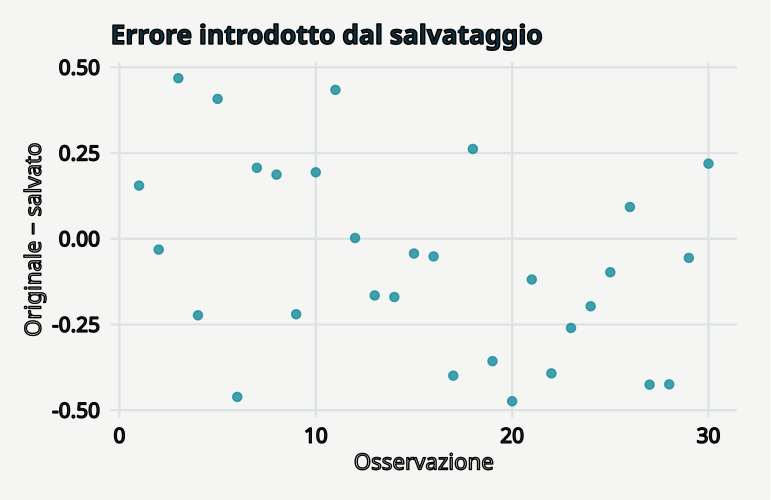

R code for this plot:
# GeoStat Lab — funzioni comuni. R >= 4.3; ggplot2 >= 3.4; jsonlite.
suppressPackageStartupMessages(library(ggplot2))
col_geo <- c('#168B9C','#BC5B35','#7054A4','#A17B19','#227864','#64748B')
theme_set(theme_minimal(base_size=17, base_family='sans') + theme(
  plot.background=element_rect(fill='#F5F6F3',colour=NA),
  panel.background=element_rect(fill='#F5F6F3',colour=NA),
  panel.grid.minor=element_blank(),panel.grid.major=element_line(colour='#DCE3E2'),
  plot.title=element_text(size=19,face='bold',colour='#122D3B'),
  plot.subtitle=element_text(size=13,colour='#405560',margin=margin(b=12)),
  axis.text=element_text(size=15,colour='#273E4A'),axis.title=element_text(size=16),
  legend.position='bottom',legend.title=element_blank(),legend.text=element_text(size=14),
  strip.text=element_text(size=15,face='bold'),plot.margin=margin(18,24,18,18)))
metric <- function(...) data.frame(grandezza=names(c(...)),valore=as.character(c(...)),check.names=FALSE)
f <- function(x,d=3) {out<-formatC(x,digits=d,format='fg');out[!is.finite(x)]<-'Non definito';out}
line_plot <- function(d,x='x',y='y',title='',xl=x,yl=y,group=NULL) {
 p<-ggplot(d,aes(x=.data[[x]],y=.data[[y]]))
 if(is.null(group)) p<-p+geom_line(colour=col_geo[1],linewidth=1.05) else p<-p+aes(colour=.data[[group]],group=.data[[group]])+geom_line(linewidth=1)+scale_colour_manual(values=col_geo)
 p+labs(title=title,x=xl,y=yl)
}
point_plot <- function(d,x='x',y='y',title='',xl=x,yl=y,group=NULL) {
 p<-ggplot(d,aes(x=.data[[x]],y=.data[[y]]))
 if(is.null(group))p<-p+geom_point(colour=col_geo[1],size=2.5,alpha=.8) else p<-p+aes(colour=.data[[group]])+geom_point(size=2.7,alpha=.85)+scale_colour_manual(values=col_geo)
 p+labs(title=title,x=xl,y=yl)
}
hist_plot<-function(x,title='',xl='Valore',bins=20)ggplot(data.frame(x=x),aes(x))+geom_histogram(bins=bins,fill=col_geo[1],colour='#F5F6F3')+labs(title=title,x=xl,y='Frequenza')
bar_plot<-function(d,x='gruppo',y='valore',title='',yl='Valore')ggplot(d,aes(x=.data[[x]],y=.data[[y]],fill=.data[[x]]))+geom_col(width=.65)+scale_fill_manual(values=rep(col_geo,length.out=length(unique(d[[x]])) ))+guides(fill='none')+labs(title=title,x=NULL,y=yl)
map_plot<-function(d,z='z',title='',xl='Est [km]',yl='Nord [km]')ggplot(d,aes(x,y,fill=.data[[z]]))+geom_raster()+coord_equal()+scale_fill_gradientn(colours=c('#153F56','#298C9C','#B8CDB2','#F1D889','#AD542F'))+labs(title=title,x=xl,y=yl)
acf_data<-function(x,lag=20){a<-acf(x,lag.max=min(lag,length(x)-1),plot=FALSE);data.frame(x=as.vector(a$lag)[-1],y=as.vector(a$acf)[-1])}
# AR(1), distribuzione marginale stazionaria N(0, 1).
ar_series<-function(n,rho){x<-numeric(n);x[1]<-rnorm(1);for(i in 2:n)x[i]<-rho*x[i-1]+sqrt(1-rho^2)*rnorm(1);x}
# Distanze euclidee in unità metriche già dichiarate; nessuna conversione implicita di CRS.
dist_cross<-function(a,b)sqrt(outer(a[,1],b[,1],'-')^2+outer(a[,2],b[,2],'-')^2)
# Predittore IDW: i punti coincidenti ricevono esattamente il valore osservato.
idw<-function(xy,z,new,power=2){dd<-dist_cross(new,xy);apply(dd,1,function(d)if(any(d<1e-10))mean(z[d<1e-10])else weighted.mean(z,d^(-power)))}
# CART didattico binario: divisioni assiali che minimizzano l'impurità di Gini.
cart_fit<-function(x,y,depth=2,minleaf=4){
 node<-list(p=mean(y),n=length(y));if(depth<1||length(unique(y))<2||length(y)<2*minleaf)return(node)
 best<-Inf
 for(j in seq_len(ncol(x))){v<-sort(unique(x[,j])); if(length(v)<2)next
  for(cut in (head(v,-1)+tail(v,-1))/2){left<-x[,j]<=cut;nl<-sum(left);nr<-sum(!left);if(min(nl,nr)<minleaf)next
   score<-nl*mean(y[left])*(1-mean(y[left]))+nr*mean(y[!left])*(1-mean(y[!left]))
   if(score<best){best<-score;node$j<-j;node$cut<-cut;split<-left}
  }
 }
 if(is.finite(best)){node$left<-cart_fit(x[split,,drop=FALSE],y[split],depth-1,minleaf);node$right<-cart_fit(x[!split,,drop=FALSE],y[!split],depth-1,minleaf)};node
}
cart_predict<-function(tree,x)apply(x,1,function(row){t<-tree;while(!is.null(t$j))t<-if(row[t$j]<=t$cut)t$left else t$right;t$p})

p <- list(digits = 0, seed = 17)
set.seed(p$seed)
x <- runif(30)

file <- tempfile(fileext = ".csv")

write.csv(data.frame(valore = round(x, p$digits)), file, row.names = FALSE)

saved <- read.csv(file)$valore

unlink(file)

data <- data.frame(x = seq_along(x), y = x - saved)

plots <- list(point_plot(data, title = "Errore introdotto dal salvataggio", xl = "Osservazione", 
    yl = "Originale − salvato"))

metrics <- metric(`Errore massimo` = f(max(abs(x - saved)), 7), `Errore quadratico medio` = f(mean((x - 
    saved)^2), 7))
print(metrics,row.names=FALSE)
ggplot2::ggsave('t00-persistenza-B.svg',plots[[1]],device=svglite::svglite,width=7.7,height=5.0,bg='#F8F6F1')
